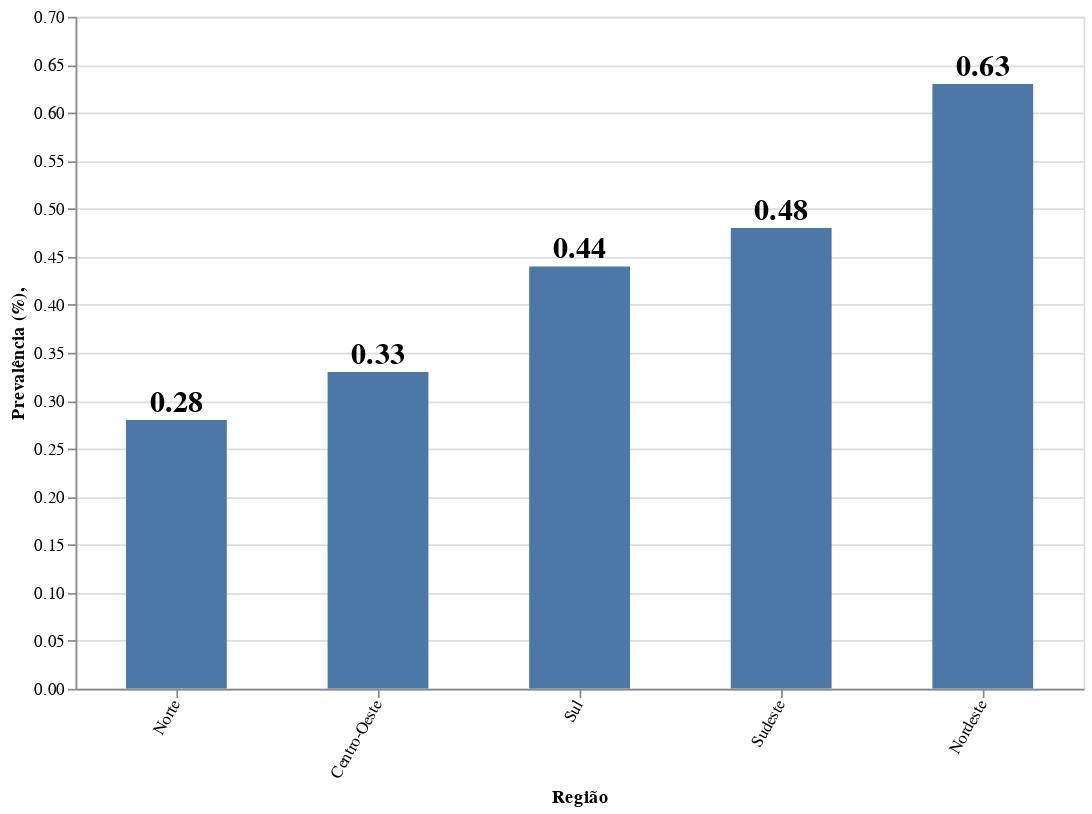

The notebook cell saved with this chart:
### Code cell
import pandas as pd
import altair as alt
import numpy as np

# 1. Crie um DataFrame com os dados (sem multiplicar por 100)
df = pd.DataFrame(
    {
        "Região": ["Nordeste", "Sudeste", "Sul", "Centro-Oeste", "Norte"],
        "Prevalência": [0.63, 0.48, 0.44, 0.33, 0.28],
    }
)

# 2. Classifique o DataFrame `df` em ordem crescente com base na coluna `Prevalência`.
df_sorted = df.sort_values("Prevalência")

# Encontre o próximo múltiplo de 0.05 superior ao maior valor
max_value = df_sorted['Prevalência'].max()
next_multiple_of_5 = 0.05 * (int(max_value / 0.05) + 1)+0.01

# 3. Crie um gráfico de barras com `Região` no eixo x e `Prevalência` no eixo y.
# 4. Formate o eixo y como porcentagem sem arredondamento e defina o limite superior.
# 5. Adicione o título "Prevalência de Artrite Reumatoide nas Regiões do Brasil" ao gráfico.
# 6. Defina a ordem das barras no eixo x de acordo com a ordem das regiões no DataFrame `df` classificado.
# 7. Controle a largura e altura da imagem.
chart = (
    alt.Chart(df_sorted)
    .mark_bar(width=60)  # Controle da largura das barras
    .encode(
        x=alt.X("Região:N", sort=list(df_sorted["Região"]), axis=alt.Axis(title="Região", labelAngle=-60)),  # Ordenação explícita das barras
        y=alt.Y(
            "Prevalência:Q",
            axis=alt.Axis(title="Prevalência (%)"),
            scale=alt.Scale(domain=[0, next_multiple_of_5]),  # Definir o limite superior do eixo Y
        ),  # Formatar como porcentagem e definir o número de ticks no eixo y
        tooltip=[
            "Região",
            alt.Tooltip("Prevalência", title="Prevalência", format=".1%"),
        ],  # Formatar como porcentagem com uma casa decimal no tooltip
    )
    .properties(
        # title="Prevalência de Artrite Reumatoide nas Regiões do Brasil",
        width=600,  # Largura da imagem
        height=400,  # Altura da imagem
    )
    .interactive()
)

# Adicione os rótulos de dados centralizados nas barras
text = chart.mark_text(align='center', baseline='middle', dy=-10, fontSize=18, fontWeight='bold').encode(
    text=alt.Text('Prevalência:Q', format='.2f'),
    y=alt.Y('Prevalência:Q', axis=alt.Axis(title=' ')), # Remove o título do eixo Y da camada de texto
)

# Combine o gráfico de barras com os rótulos de dados
chart_with_labels = chart + text

# 8. Exiba o gráfico
chart_with_labels

### Figure 1 — Vega-Lite specification as saved in the notebook (floating-point values rounded to 4 significant figures)
{"config": {"view": {"continuousWidth": 300, "continuousHeight": 300}}, "layer": [{"mark": {"type": "bar", "width": 60}, "encoding": {"tooltip": [{"field": "Região", "type": "nominal"}, {"field": "Prevalência", "format": ".1%", "title": "Prevalência", "type": "quantitative"}], "x": {"axis": {"labelAngle": -60, "title": "Região"}, "field": "Região", "sort": ["Norte", "Centro-Oeste", "Sul", "Sudeste", "Nordeste"], "type": "nominal"}, "y": {"axis": {"title": "Prevalência (%)"}, "field": "Prevalência", "scale": {"domain": [0, 0.66]}, "type": "quantitative"}}, "name": "view_125"}, {"mark": {"type": "text", "align": "center", "baseline": "middle", "dy": -10, "fontSize": 18, "fontWeight": "bold"}, "encoding": {"text": {"field": "Prevalência", "format": ".2f", "type": "quantitative"}, "tooltip": [{"field": "Região", "type": "nominal"}, {"field": "Prevalência", "format": ".1%", "title": "Prevalência", "type": "quantitative"}], "x": {"axis": {"labelAngle": -60, "title": "Região"}, "field": "Região", "sort": ["Norte", "Centro-Oeste", "Sul", "Sudeste", "Nordeste"], "type": "nominal"}, "y": {"axis": {"title": " "}, "field": "Prevalência", "type": "quantitative"}}}], "data": {"name": "data-cacf3221b626f19def2c0bbd1192b269"}, "height": 400, "params": [{"name": "param_119", "select": {"type": "interval", "encodings": ["x", "y"]}, "bind": "scales", "views": ["view_125"]}], "width": 600, "$schema": "https://vega.github.io/schema/vega-lite/v5.17.0.json", "datasets": {"data-cacf3221b626f19def2c0bbd1192b269": [{"Região": "Norte", "Prevalência": 0.28}, {"Região": "Centro-Oeste", "Prevalência": 0.33}, {"Região": "Sul", "Prevalência": 0.44}, {"Região": "Sudeste", "Prevalência": 0.48}, {"Região": "Nordeste", "Prevalência": 0.63}]}}
